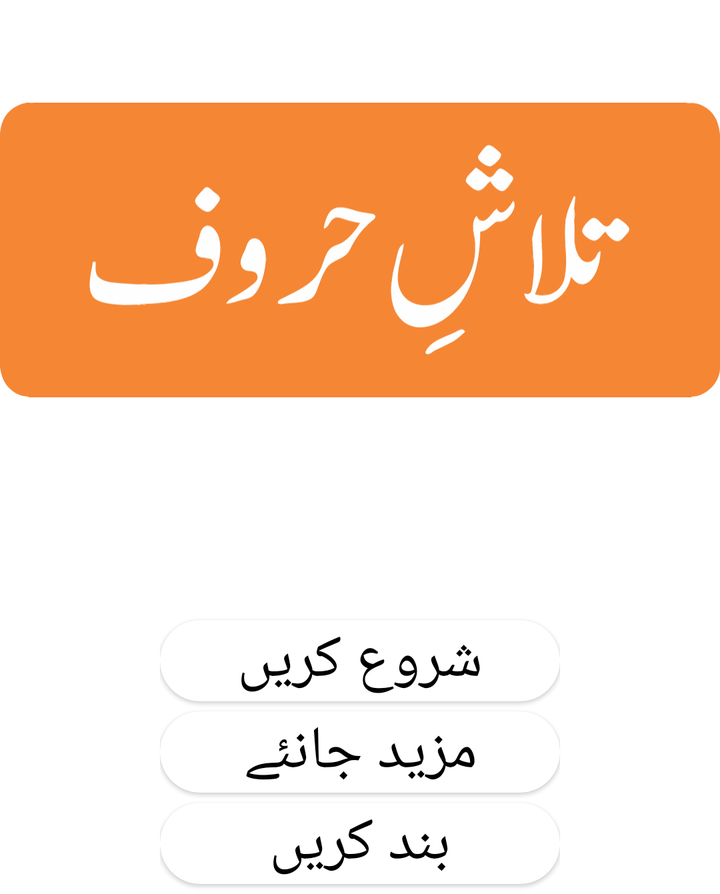
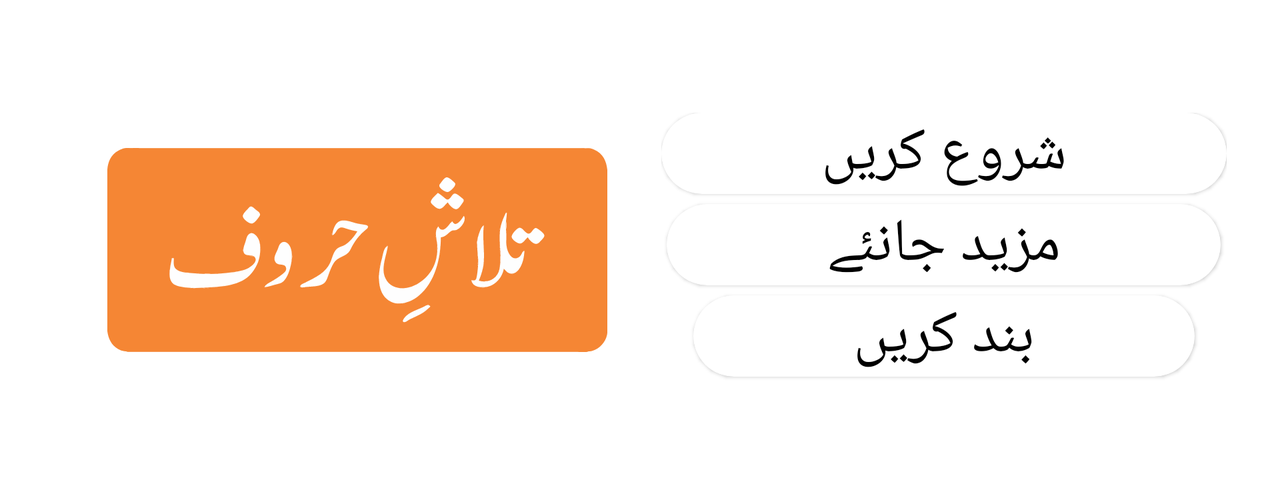

First picture: res/layout/ on a phone held upright. Second picture: the repository's own variant of that layout, on a device whose configuration matches the variant's folder. Source for both follows.
<!-- AndroidManifest.xml: application theme AppTheme -->
<!-- res/layout/fragment_main_menu.xml -->
<?xml version="1.0" encoding="utf-8"?>
<LinearLayout xmlns:android="http://schemas.android.com/apk/res/android"
    xmlns:app="http://schemas.android.com/apk/res-auto"
    xmlns:tools="http://schemas.android.com/tools"
    android:layout_width="match_parent"
    android:layout_height="wrap_content"
    android:layout_gravity="center"
    android:gravity="center"
    android:orientation="vertical"
    tools:context=".views.mainMenu.MainMenuActivity">

    <ImageView
        android:id="@+id/mainMenuLogo"
        android:layout_width="match_parent"
        android:layout_height="250dp"
        android:contentDescription="@string/descriptionMainMenuLogo"
        android:scaleType="fitCenter"
        android:src="@drawable/ic_logo" />

    <LinearLayout
        android:id="@+id/mainMenuButtons"
        android:layout_width="match_parent"
        android:layout_height="wrap_content"
        android:gravity="center"
        android:orientation="vertical"
        android:paddingLeft="80sp"
        android:paddingRight="80sp">

        <com.google.android.material.card.MaterialCardView
            android:id="@+id/mainMenuPlayButton"
            android:layout_width="match_parent"
            android:layout_height="wrap_content"
            android:layout_marginTop="60dp"
            android:clickable="true"
            android:focusable="true"
            android:transitionName="menuDifficultyContainer"
            app:cardBackgroundColor="@android:color/white"
            app:cardCornerRadius="20dp">

            <TextView
                android:layout_width="match_parent"
                android:layout_height="wrap_content"
                android:fontFamily="@font/mainfonts"
                android:gravity="center"
                android:text="@string/mainMenuPlayBtn"
                android:textColor="@android:color/black"
                android:textSize="30sp" />
        </com.google.android.material.card.MaterialCardView>

        <com.google.android.material.card.MaterialCardView
            android:id="@+id/mainMenuAboutButton"
            android:layout_width="match_parent"
            android:layout_height="wrap_content"
            android:layout_marginTop="5dp"
            android:clickable="true"
            android:focusable="true"
            android:transitionName="menuAboutContainer"
            app:cardBackgroundColor="@android:color/white"
            app:cardCornerRadius="20dp">

            <TextView
                android:layout_width="match_parent"
                android:layout_height="wrap_content"
                android:fontFamily="@font/mainfonts"
                android:gravity="center"
                android:text="@string/mainMenuAboutBtn"
                android:textColor="@android:color/black"
                android:textSize="30sp" />
        </com.google.android.material.card.MaterialCardView>

        <com.google.android.material.card.MaterialCardView
            android:id="@+id/mainMenuSettingsButton"
            android:layout_width="match_parent"
            android:layout_height="wrap_content"
            android:layout_marginTop="5dp"
            android:clickable="true"
            android:focusable="true"
            android:visibility="gone"
            app:cardBackgroundColor="@android:color/white"
            app:cardCornerRadius="20dp">

            <TextView
                android:layout_width="wrap_content"
                android:layout_height="wrap_content"
                android:fontFamily="@font/mainfonts"
                android:paddingLeft="80dp"
                android:paddingRight="80dp"
                android:text="@string/mainMenuSettingsBtn"
                android:textColor="@android:color/black"
                android:textSize="30sp" />
        </com.google.android.material.card.MaterialCardView>

        <com.google.android.material.card.MaterialCardView
            android:id="@+id/mainMenuExitButton"
            android:layout_width="match_parent"
            android:layout_height="wrap_content"
            android:layout_marginTop="5dp"
            android:layout_marginBottom="5dp"
            android:clickable="true"
            android:focusable="true"
            app:cardBackgroundColor="@android:color/white"
            app:cardCornerRadius="20dp">

            <TextView
                android:layout_width="match_parent"
                android:layout_height="wrap_content"
                android:fontFamily="@font/mainfonts"
                android:gravity="center"
                android:text="@string/mainMenuExit"
                android:textColor="@android:color/black"
                android:textSize="30sp" />
        </com.google.android.material.card.MaterialCardView>
    </LinearLayout>


</LinearLayout>
<!-- resources referenced by this layout -->
<resources>
  <!-- drawable ic_logo: vector/xml drawable (drawable, 178131 chars, omitted) -->
  <string name="descriptionMainMenuLogo">Logo of the game</string>
  <string name="mainMenuAboutBtn">مزید جانئے</string>
  <string name="mainMenuExit">بند کریں</string>
  <string name="mainMenuPlayBtn">شروع کریں</string>
  <string name="mainMenuSettingsBtn">ترتیبات</string>
  <style name="AppTheme" parent="Theme.MaterialComponents.Light.NoActionBar">
          
          <item name="colorPrimary">@color/coloBoardColorfulBackground</item>
          <item name="colorPrimaryDark">@color/coloBoardColorfulBackgroundDarker</item>
          <item name="colorAccent">@color/colorAccent</item>
      </style>
  <color name="coloBoardColorfulBackground">#55b6f3</color>
  <color name="coloBoardColorfulBackgroundDarker">#4f98d0</color>
  <color name="colorAccent">#feb861</color>
</resources>
<!-- res/layout-land/fragment_main_menu.xml (the repository's variant of the layout above) -->
<!-- drawn on the phone turned sideways -->
<?xml version="1.0" encoding="utf-8"?>
<LinearLayout xmlns:android="http://schemas.android.com/apk/res/android"
    xmlns:app="http://schemas.android.com/apk/res-auto"
    xmlns:tools="http://schemas.android.com/tools"
    android:layout_width="match_parent"
    android:layout_height="wrap_content"
    android:layout_gravity="center"
    android:gravity="center"
    android:orientation="horizontal"
    tools:context=".views.mainMenu.MainMenuActivity">

    <ImageView
        android:id="@+id/mainMenuLogo"
        android:layout_width="250dp"
        android:layout_height="250dp"
        android:layout_marginStart="27dp"
        android:layout_marginEnd="27dp"
        android:contentDescription="@string/descriptionMainMenuLogo"
        android:scaleType="fitCenter"
        android:src="@drawable/ic_logo" />

    <LinearLayout
        android:layout_width="wrap_content"
        android:layout_height="wrap_content"
        android:layout_gravity="center"
        android:gravity="center"
        android:orientation="vertical">


        <com.google.android.material.card.MaterialCardView
            android:id="@+id/mainMenuPlayButton"
            android:layout_width="wrap_content"
            android:layout_height="wrap_content"
            android:clickable="true"

            android:focusable="true"
            android:transitionName="menuDifficultyContainer"
            app:cardBackgroundColor="@android:color/white"
            app:cardCornerRadius="40dp">

            <TextView
                android:layout_width="wrap_content"
                android:layout_height="wrap_content"
                android:fontFamily="@font/mainfonts"
                android:paddingLeft="80dp"
                android:paddingRight="80dp"
                android:text="@string/mainMenuPlayBtn"
                android:textColor="@android:color/black"
                android:textSize="30sp" />
        </com.google.android.material.card.MaterialCardView>


        <com.google.android.material.card.MaterialCardView
            android:id="@+id/mainMenuAboutButton"
            android:layout_width="wrap_content"
            android:layout_height="wrap_content"
            android:layout_marginTop="5dp"
            android:clickable="true"
            android:focusable="true"
            android:transitionName="menuAboutContainer"
            app:cardBackgroundColor="@android:color/white"
            app:cardCornerRadius="40dp">

            <TextView
                android:layout_width="wrap_content"
                android:layout_height="wrap_content"
                android:fontFamily="@font/mainfonts"
                android:paddingLeft="80dp"
                android:paddingRight="80dp"
                android:text="@string/mainMenuAboutBtn"
                android:textColor="@android:color/black"
                android:textSize="30sp" />
        </com.google.android.material.card.MaterialCardView>

        <com.google.android.material.card.MaterialCardView
            android:id="@+id/mainMenuSettingsButton"
            android:layout_width="wrap_content"
            android:layout_height="wrap_content"
            android:layout_marginTop="5dp"
            android:clickable="true"
            android:focusable="true"
            android:visibility="gone"
            app:cardBackgroundColor="@android:color/white"
            app:cardCornerRadius="40dp">

            <TextView
                android:layout_width="wrap_content"
                android:layout_height="wrap_content"
                android:fontFamily="@font/uomopiccolo"
                android:paddingLeft="80dp"
                android:paddingTop="8dp"
                android:paddingRight="80dp"
                android:paddingBottom="8dp"
                android:text="@string/mainMenuSettingsBtn"
                android:textColor="@android:color/black"
                android:textSize="50sp" />
        </com.google.android.material.card.MaterialCardView>

        <com.google.android.material.card.MaterialCardView
            android:id="@+id/mainMenuExitButton"
            android:layout_width="wrap_content"
            android:layout_height="wrap_content"
            android:layout_marginTop="5dp"
            android:layout_marginBottom="5dp"
            android:clickable="true"
            android:focusable="true"
            app:cardBackgroundColor="@android:color/white"
            app:cardCornerRadius="40dp">

            <TextView
                android:layout_width="wrap_content"
                android:layout_height="wrap_content"
                android:fontFamily="@font/mainfonts"
                android:paddingLeft="80dp"
                android:paddingRight="80dp"
                android:text="@string/mainMenuExit"
                android:textColor="@android:color/black"
                android:textSize="30sp" />
        </com.google.android.material.card.MaterialCardView>

    </LinearLayout>

</LinearLayout>
